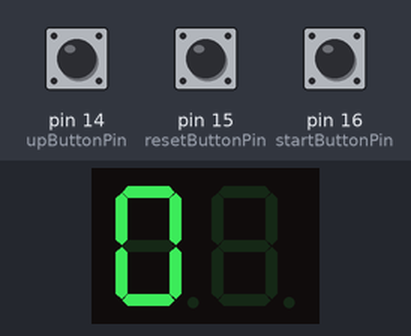
Bench run of a sketch on a simulated Arduino Uno, built with avr-gcc and run on an emulated ATmega328P. Parts: 2-digit seven-segment display. Wiring (inferred from the names in the program): 2-digit 7-segment display, segments lit when HIGH: segments pin 4, pin 5, pin 6, pin 7, pin 8, pin 9, pin 10, pin 11; digit selects pin 3, pin 2. The test bench sets the inputs (shaded band); at power-on: pin 14 (upButtonPin) HIGH, pin 16 (startButtonPin) HIGH, pin 15 (resetButtonPin) HIGH. The segment pins are drawn as the display they are named for.

Above: at 1.2 s.
1.3 s: pin 14 (upButtonPin) pulled LOW for 0.15 s
At 1.8 s:
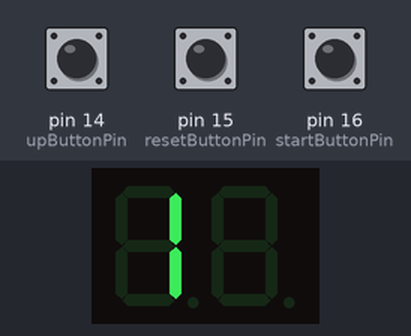
2.9 s: pin 16 (startButtonPin) pulled LOW for 0.15 s
At 3.03 s:
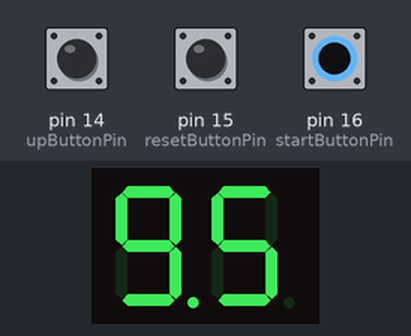
3.6 s: pin 16 (startButtonPin) pulled LOW for 1 s
At 5.0 s:
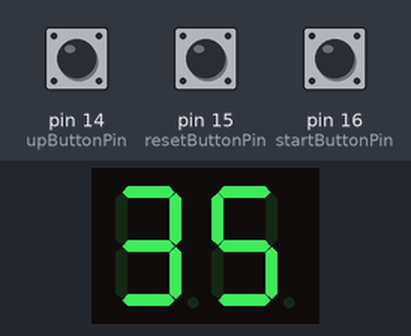
Timing chart, 0 to 6.6 s (numbered marks = the images above; inputs shaded):
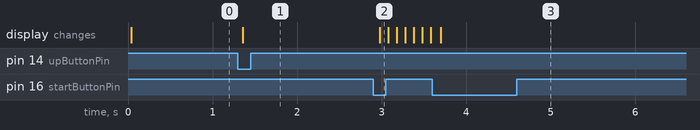

Measured:
- after the input at 1.3 s, the display: changes after 0.06 s (image 1)
- after the input at 2.9 s, the display: changes after 0.08 s (image 2)

The sketch:

main.ino
```cpp
#include <Arduino.h>
#include <TimerOne.h>

// ピン定義
const int buzzerPin      = 12;
const int upButtonPin    = 14;
const int resetButtonPin = 15;
const int startButtonPin = 16;

const int upKey    = 0;
const int resetKey = 1;
const int startKey = 2;
// 明星チャルメラの曲の音階
const int melody[] = {
    // ド   レ   ミー レ    ド　    ド    レ   ミ    レ  ド   レ　
    0, 523, 587, 659, 587, 523, 0, 523, 587, 659, 587, 523, 587, 0,
};
// 明星チャルメラの曲の音の長さ
const int noteDurations[] = {
    1000, 150, 150, 450, 150, 150, 450, 150, 150, 150, 150, 150, 900, 1000,
};

const int segmentPins[] = {4, 5, 6, 7, 8, 9, 10, 11};  // セグメント表示用のピン
const int digitPins[]   = {3, 2};                      // 桁表示用のピン
const int segment[]     = {
    // セグメント表示用の数字
    0b00111111,  // 0
    0b00000110,  // 1
    0b01011011,  // 2
    0b01001111,  // 3
    0b01100110,  // 4
    0b01101101,  // 5
    0b01111101,  // 6
    0b00000111,  // 7
    0b01111111,  // 8
    0b01101111,  // 9
    0b00000000,  // 消灯
};
int segDot[] = {0, 0, 0};  // ドット表示用の配列

const int buttonPin[3] = {upButtonPin, resetButtonPin, startButtonPin};  // ボタンのピン

// 表示する数字　ここに表示したい数字を入れる
int dispNum = 0;

// 関数の宣言
void displaydispNumWithTimer();
void buzzer(int stopFlg);
int getKey(int key);

// セットアップ　最初に一度だけ実行される
void setup() {
  // セグメント表示用のピンを出力に設定
  for (int i = 0; i < (sizeof(segmentPins) / sizeof(segmentPins[0])); i++) {
    pinMode(segmentPins[i], OUTPUT);
  }
  // 桁表示用のピンを出力に設定
  for (int i = 0; i < (sizeof(digitPins) / sizeof(digitPins[0])); i++) {
    pinMode(digitPins[i], OUTPUT);
  }

  // ボタンのピンを入力に設定
  for (int i = 0; i < (sizeof(buttonPin) / sizeof(buttonPin[0])); i++) {
    pinMode(buttonPin[i], INPUT_PULLUP);
  }
  // ブザーのピンを出力に設定
  pinMode(buzzerPin, OUTPUT);

  // タイマタイマー割込みを設定
  Timer1.initialize(1000);  // 1msごとに割り込み
  Timer1.attachInterrupt(displaydispNumWithTimer);
  Timer1.start();

  tone(buzzerPin, melody[0], 100);
  tone(buzzerPin, melody[0], 50000);

  Serial.begin(9600);
}

// メイン処理　繰り返し実行される
void loop() {
  static unsigned long oldTime = millis();
  static int countTime         = 0;
  static int startFlg          = 0;

  // アップボタンが押されたらタイマー停止時に限り1分ずつ足す
  if (getKey(upKey) == 1) {
    if (startFlg == 0) {
      if (countTime < 99 * 60) {
        countTime += 60;
      }
    }
  }

  // リセットボタンが押されたらタイマーをリセット
  if (getKey(resetKey) == 1) {
    countTime = 0;
    startFlg  = 0;
  }

  // スタートボタンが押されたらタイマーをスタート/ストップ
  if (getKey(startKey) == 1) {
    if (countTime > 0) {
      startFlg = 1 - startFlg;
    } else {
      startFlg = 0;
    }
  }

  // カウントダウン処理
  if (millis() - oldTime > 100) {
    oldTime = millis();
    if (startFlg == 1 && countTime > 0) {  // 　カウント中の処理
      countTime--;                         // 1秒ずつ減らす
      segDot[0] = countTime % 2;           // 1秒毎にドットを点滅
    } else {
      segDot[0] = 0;  // カウント中でない場合はドットを消灯
    }
  }

  // 表示数の処理
  if (countTime >= 60) {  // 60秒以上の場合は分に変換
    dispNum = countTime / 60;
  } else {
    dispNum = countTime;
  }

  // カウントダウンが0になったらブザーを鳴らす
  if (countTime == 0 && startFlg == 1) {
    buzzer(0);
  } else {
    buzzer(1);
  }
}

// ここから下は関数の定義

// ブザーを鳴らす関数　stopFlgが1の場合はブザーを止める
void buzzer(int stopFlg) {
  static int thisNote           = 0;         // 今の音階
  static unsigned long oldTime  = millis();  // 時間計測用のバッファ
  static unsigned long waitTime = 0;         // 次の音階までの時間
  if (stopFlg == 1) {                        // stopFlgが1の場合はブザーを止めて初期化
    thisNote = 0;
    waitTime = 0;
    oldTime  = millis();
    noTone(buzzerPin);  // ブザーを止める
    return;             // 関数を抜ける
  }
  if (millis() - oldTime > waitTime) {                             // 次の音階までの時間が経過したら次の音階を鳴らす
    oldTime = millis();                                            // 時間をリセット
    if (thisNote < (sizeof(melody) / sizeof(melody[0]))) {         // 最後の音階まで行ったら初期化
      waitTime = noteDurations[thisNote];                          // 次の音階までの時間を設定
      tone(buzzerPin, melody[thisNote], noteDurations[thisNote]);  // 音階を鳴らす
      thisNote++;                                                  // 次の音階に進む
    } else {
      thisNote = 0;
    }
  }
}

// セグメント表示関数　dispNumに表示したい数字を入れる　segには表示する桁を入れる
void displaydispNum(int dispNum, int seg) {
  bool pinState = false;
  for (int i = 0; i < (sizeof(segmentPins) / sizeof(segmentPins[0])); i++) {  // セグメントの各ピンに対して処理
    pinState = bool(segment[dispNum] & (1 << i));                             // 1ビットずつシフトして表示するかどうかを判定
    digitalWrite(segmentPins[i], pinState);                                   // ピンの状態を設定
    if (i == 7) {                                                             // 8番目のピンにはドットを表示
      digitalWrite(segmentPins[i], segDot[seg]);                              // ドット表示
    }
  }
}

// 桁表示関数　桁を指定して表示する　0が1の位　1が10の位
void displayDigit(int digit) {
  for (int i = 0; i < (sizeof(digitPins) / sizeof(digitPins[0])); i++) {  // 桁の各ピンに対して処理
    if (i == digit) {                                                     // 表示する桁のピンをHIGHにする
      digitalWrite(digitPins[i], HIGH);
    } else {
      digitalWrite(digitPins[i], LOW);
    }
  }
}

// タイマー割込みから呼ばれるセグメント表示関数　1msごとに呼ばれる
void displaydispNumWithTimer() {
  static int digit = 0;
  static int onoff = 1;       // セグメントを消灯するかどうかのフラグ
  int num[]        = {0, 0};  // 表示する数字を桁分けしたものを入れる配列

  // 桁分け 1の位と10の位に分ける
  if (dispNum < 0) {  // 0未満の場合は0にする
    dispNum = 0;
    num[0]  = 0;
    num[1]  = 0;
  } else {                  // 0以上の場合は桁分け
    num[0] = dispNum % 10;  // 1の位
    num[1] = dispNum / 10;  // 10の位
  }

  // 1msごとに呼ばれるので1msごとに表示処理をする。一桁目表示→消灯→二桁目表示→消灯の順で表示(消灯は残像対策)
  if (digit == 0) {               // 1の位の処理
    if (onoff == 1) {             // 1の場合セグメントを表示
      displayDigit(0);            // 1の位の桁を表示
      displaydispNum(num[0], 0);  // 1の位の数字を表示
      onoff = 0;                  // 次の割り込みで消灯するようにする
    } else {
      displayDigit(3);        // 消灯
      displaydispNum(10, 2);  // 消灯
      onoff = 1;              // 次の割り込みで表示するようにする
      digit = 1;              // 10の位の処理に移る
    }
  } else if (digit == 1) {            // 10の位の処理
    if (onoff == 1 && num[1] != 0) {  // 10の位が0の場合は表示しない
      displayDigit(1);                // 10の位の桁を表示
      displaydispNum(num[1], 1);      // 10の位の数字を表示
      onoff = 0;                      // 次の割り込みで消灯するようにする
    } else {
      displayDigit(3);        // 消灯
      displaydispNum(10, 2);  // 消灯
      onoff = 1;              // 次の割り込みで表示するようにする
      digit = 0;              // 1の位の処理に移る
    }
  }
}

// ボタンの状態を取得(長押し対策)
int getKey(int key) {
  static int oldState[3] = {HIGH, HIGH, HIGH};           // 前のボタンの状態入れる配列
  int newState           = digitalRead(buttonPin[key]);  // ボタンの状態を取得
  int returnState        = 0;                            // 戻り値
  if (oldState[key] == HIGH && newState == LOW) {        // ボタンが押された瞬間(HIGH -> LOWになった瞬間)
    returnState = 1;                                     // 戻り値を1にする
  } else {
    returnState = 0;  // ボタンが押された瞬間以外は戻り値を0にする
  }
  oldState[key] = newState;  // 状態を保存
  return returnState;        // 戻り値を返す
}
```
